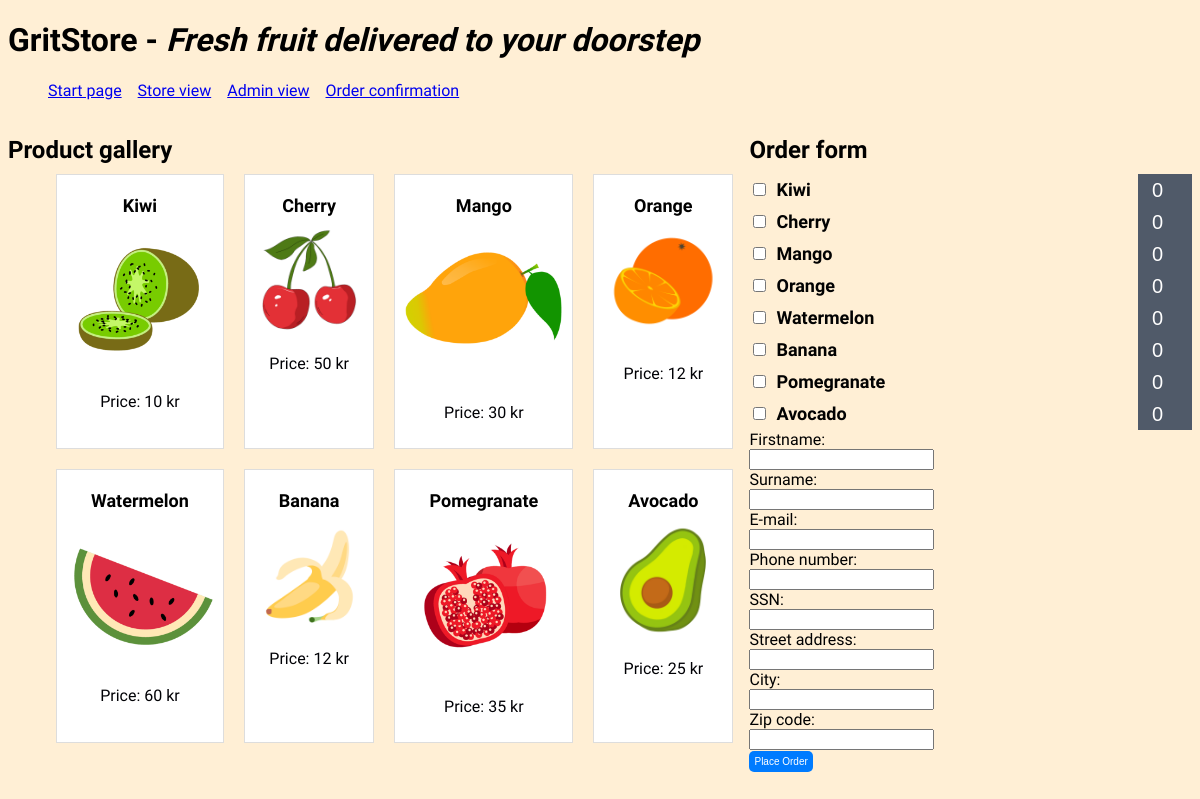
Page /views/store/store_view.php on the committed database.
### tables this page shows
CREATE TABLE `products` (
  `product_id` int NOT NULL AUTO_INCREMENT,
  `product_name` varchar(25) DEFAULT NULL,
  `price` int DEFAULT NULL,
  `saleable` tinyint(1) DEFAULT NULL,
  `stock` int DEFAULT NULL,
  `media_id` int DEFAULT NULL,
  PRIMARY KEY (`product_id`)
);

### models/products.php (called while the page is built, shortened)
<?php
require_once "media.php";
class Products extends BaseModel {
    public $id = null;
    public $name = null;
    public $price = null;
    public $media = null;
    public function __construct($id, $name, $price, $saleable, $media)
    {
        $this->id = $id;
        $this->name = $name;
        $this->price = $price;
        $this->media = $media;
    }
    function getId(){
        return $this->id;
    }
    function getName(){
        return $this->name;
    }
    function getPrice(){
        return $this->price;
    }
    function getMedia(){
        return $this->media;
    }
}
function getProduct($connection){
    $products = array();
    $query_prod = "SELECT products.*, media.media_name AS media_name
        FROM products
        LEFT JOIN media ON products.media_id = media.media_id
        WHERE products.saleable = 1";
    $result = $connection->query($query_prod);
    while ($row = $result->fetch_assoc()) {
        $id = $row["product_id"];
        $name = $row["product_name"];
        $price = $row["price"];
        $saleable = $row["saleable"];
        $media = $row["media_id"];
        $product = new Products($id, $name, $price, $saleable, $media);
        $products[] = $product;
    }
    return $products;
}

### models/media.php (called while the page is built, shortened)
<?php
class Media extends BaseModel {
    public function getMediaPathById($connection, $mediaId) {
        $query_media = "SELECT media_name FROM media WHERE media_id = ?";
        $stmt = $connection->prepare($query_media);
        $stmt->bind_param("i", $mediaId);
        $stmt->execute();
        $result = $stmt->get_result();
        if ($result && $result->num_rows > 0) {
            $row = $result->fetch_assoc();
            return $row['media_name'];
            var_dump($row);
    }}
}

### views/store/store_view.php (the view, shortened to what this page needs)
<?php
require_once __DIR__ . '/../../models/model.php';
require_once __DIR__ . '/../../models/products.php';
require_once __DIR__ . '/../../models/media.php';
$connection = getDatabaseConnection();
$saleableProducts = getProduct($connection);
$media = new Media(null, null, null); ?>
    <!doctype html>
    <html lang="en">
    <head>
        <link rel="stylesheet" type="text/css" href="../../assets/css/style.css">
    </head>
<body>
<header>
    <h1>GritStore - <i>Fresh fruit delivered to your doorstep</i></h1>
    <div>
        <ul style="display:flex;justify-content: left;gap:1rem; text-decoration: none;">
            <a href="../../index.php">Start page</a>
            <a href="../store/store_view.php">Store view</a>
            <a href="../admin/admin_view.php">Admin view</a>
            <a href="../store/order_confirmation_2.php">Order confirmation</a>
        </ul>
    </div>
</header>
<div class="container">
    <section class="product-section">
        <h2>Product gallery</h2>
        <div class="product-grid">
            <?php foreach ($saleableProducts as $product): ?>
                <div class="product-card">
                    <h3 class="product-name"><?php echo $product->getName(); ?></h3>
                    <?php $mediaPath = $media->getMediaPathById($connection, $product->getMedia()); ?>
                    <?php if ($mediaPath): ?>
                        <img class="product-image" src="<?php echo $mediaPath; ?>" alt="<?php echo $product->getName(); ?>">
                    <?php else: ?>
                        <p>No image for this product</p>
                    <?php endif; ?>
                    <p class="product-price">Price: <?php echo $product->getPrice(); ?> kr</p>
                </div>
            <?php endforeach; ?>
        </div>
    </section>
    <section class="order-section" style="padding:0 0 0 4rem;">
        <form method="POST" action="../../controllers/process_order.php">
            <h2>Order form</h2>
            <?php foreach ($saleableProducts as $product) { ?>
                <div class="product-item">
                    <label for="product_<?php echo $product->getId(); ?>">
                        <input type="checkbox" id="product_<?php echo $product->getId(); ?>"
                               name="products[<?php echo $product->getId(); ?>]"
                               value="<?php echo $product->getId(); ?>">
                        <?php echo $product->getName(); ?>
                    </label>
                    <div class="product-quantity">
                        <label for="quantity_<?php echo $product->getId(); ?>"></label><input type="number"
                                                                                              id="quantity_<?php echo $product->getId(); ?>"
                                                                                              name="quantity[<?php echo $product->getId(); ?>]"
                                                                                              value="0"
                                                                                              min="0">
                    </div>
                </div>
            <?php } ?>
            <div class="personal-info">
                <label for="firstname">Firstname:</label>
                <input type="text" id="firstname" name="firstname" required>
                <label for="surname">Surname:</label>
                <input type="text" id="surname" name="surname" required>
                <label for="email">E-mail:</label>
                <input type="email" id="email" name="email" required>
                <label for="phone">Phone number:</label>
                <input type="tel" id="phone" name="phone" required>
                <label for="ssn">SSN:</label>
                <input type="text" id="ssn" name="ssn" required>
                <label for="address">Street address:</label>
                <input type="text" id="address" name="address" required>
                <label for="city">City:</label>
                <input type="text" id="city" name="city" required>
                <label for="zip">Zip code:</label>
                <input type="text" id="zip" name="zip" required>
            </div>
            <input type="submit" value="Place Order">
        </form>
    </section>
</div>
</body></html>

### assets/css/style.css (style rules this page uses)
body { max-width: 100rem; min-height: 100vh; background-color: papayawhip; font-family: 'Hedvig Letters Sans', sans-serif; }
.container { display: flex; flex-direction: row; }
.product-grid { display: grid; grid-template-columns: repeat(4, 1fr); grid-template-rows: repeat(3, 1fr); gap: 20px; }
.product-card { border: 1px solid #ddd; padding: 10px; text-align: center; width: 100%; box-sizing: border-box; background-color: white; margin-left: 3rem; }
.product-image { max-width: 100%; max-height: 100%; width: auto; height: auto; object-fit: contain; }
.product-name { font-size: 18px; font-weight: bold; margin: 10px 0; }
.product-price { font-size: 16px; color: #000105; }
h2 { font-size: 24px; margin-bottom: 10px; }
.product-item { display: flex; align-items: center; }
.product-item label { flex: 1; display: flex; align-items: center; font-size: 18px; font-weight: bold; color: #020202; }
.product-quantity { display: flex; align-items: center; width: 150px; margin: auto; display: flex; align-items: center; justify-content: center; }
.product-quantity input { width: 50px; border: 0; line-height: 30px; font-size: 20px; text-align: center; background: #505a69; color: #fff; appearance: none; outline: 0; }
.product-item input[type="checkbox"] { margin-right: 10px; }
label { display: inline-block; width: 70%; }
input[type="submit"] { background-color: #007bff; color: #fff; padding: 5px 5px; border: none; border-radius: 5px; font-size: 10px; cursor: pointer; }

### rows in the picture
products: product_name "Kiwi", shows a picture, price "10", product_id "0"
products: product_name "Cherry", shows a picture, price "50", product_id "0"
products: product_name "Mango", shows a picture, price "30", product_id "0"
products: product_name "Orange", shows a picture, price "12", product_id "0"
products: product_name "Watermelon", shows a picture, price "60", product_id "0"
products: product_name "Banana", shows a picture, price "12", product_id "0"
products: product_name "Pomegranate", shows a picture, price "35", product_id "0"
products: product_name "Avocado", shows a picture, price "25", product_id "0"
